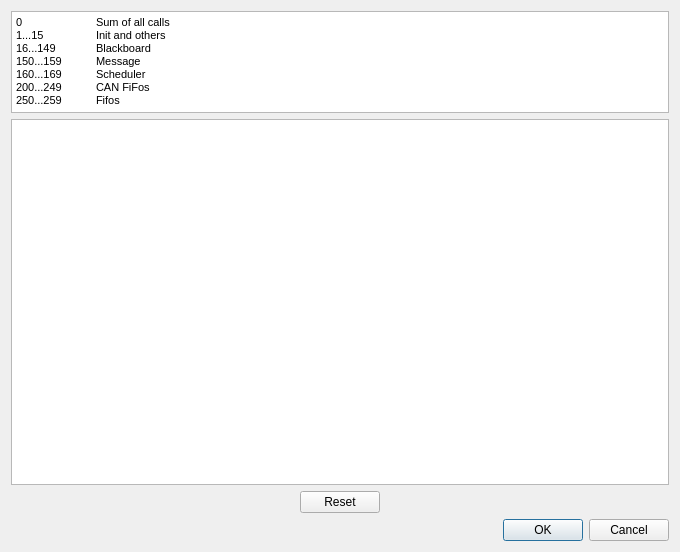
<?xml version="1.0" encoding="UTF-8"?>
<ui version="4.0">
 <class>RemoteMasterCallStatitsticsDialog</class>
 <widget class="QDialog" name="RemoteMasterCallStatitsticsDialog">
  <property name="geometry">
   <rect>
    <x>0</x>
    <y>0</y>
    <width>680</width>
    <height>552</height>
   </rect>
  </property>
  <property name="windowTitle">
   <string>Remote master call statistics</string>
  </property>
  <layout class="QVBoxLayout" name="verticalLayout">
   <item>
    <widget class="QTextBrowser" name="textBrowser">
     <property name="maximumSize">
      <size>
       <width>16777215</width>
       <height>102</height>
      </size>
     </property>
     <property name="html">
      <string>&lt;!DOCTYPE HTML PUBLIC &quot;-//W3C//DTD HTML 4.0//EN&quot; &quot;http://www.w3.org/TR/REC-html40/strict.dtd&quot;&gt;
&lt;html&gt;&lt;head&gt;&lt;meta name=&quot;qrichtext&quot; content=&quot;1&quot; /&gt;&lt;style type=&quot;text/css&quot;&gt;
p, li { white-space: pre-wrap; }
&lt;/style&gt;&lt;/head&gt;&lt;body style=&quot; font-family:'MS Shell Dlg 2'; font-size:8.25pt; font-weight:400; font-style:normal;&quot;&gt;
&lt;p style=&quot; margin-top:0px; margin-bottom:0px; margin-left:0px; margin-right:0px; -qt-block-indent:0; text-indent:0px;&quot;&gt;0	Sum of all calls&lt;/p&gt;
&lt;p style=&quot; margin-top:0px; margin-bottom:0px; margin-left:0px; margin-right:0px; -qt-block-indent:0; text-indent:0px;&quot;&gt;1...15	Init and others &lt;/p&gt;
&lt;p style=&quot; margin-top:0px; margin-bottom:0px; margin-left:0px; margin-right:0px; -qt-block-indent:0; text-indent:0px;&quot;&gt;16...149	Blackboard&lt;/p&gt;
&lt;p style=&quot; margin-top:0px; margin-bottom:0px; margin-left:0px; margin-right:0px; -qt-block-indent:0; text-indent:0px;&quot;&gt;150...159	Message&lt;/p&gt;
&lt;p style=&quot; margin-top:0px; margin-bottom:0px; margin-left:0px; margin-right:0px; -qt-block-indent:0; text-indent:0px;&quot;&gt;160...169	Scheduler&lt;/p&gt;
&lt;p style=&quot; margin-top:0px; margin-bottom:0px; margin-left:0px; margin-right:0px; -qt-block-indent:0; text-indent:0px;&quot;&gt;200...249	CAN FiFos&lt;/p&gt;
&lt;p style=&quot; margin-top:0px; margin-bottom:0px; margin-left:0px; margin-right:0px; -qt-block-indent:0; text-indent:0px;&quot;&gt;250...259	Fifos&lt;/p&gt;&lt;/body&gt;&lt;/html&gt;</string>
     </property>
    </widget>
   </item>
   <item>
    <widget class="QTableView" name="tableView"/>
   </item>
   <item>
    <layout class="QHBoxLayout" name="horizontalLayout">
     <item>
      <spacer name="horizontalSpacer">
       <property name="orientation">
        <enum>Qt::Horizontal</enum>
       </property>
       <property name="sizeHint" stdset="0">
        <size>
         <width>40</width>
         <height>20</height>
        </size>
       </property>
      </spacer>
     </item>
     <item>
      <widget class="QPushButton" name="ResetPushButton">
       <property name="text">
        <string>Reset</string>
       </property>
      </widget>
     </item>
     <item>
      <spacer name="horizontalSpacer_2">
       <property name="orientation">
        <enum>Qt::Horizontal</enum>
       </property>
       <property name="sizeHint" stdset="0">
        <size>
         <width>40</width>
         <height>20</height>
        </size>
       </property>
      </spacer>
     </item>
    </layout>
   </item>
   <item>
    <widget class="QDialogButtonBox" name="buttonBox">
     <property name="orientation">
      <enum>Qt::Horizontal</enum>
     </property>
     <property name="standardButtons">
      <set>QDialogButtonBox::Cancel|QDialogButtonBox::Ok</set>
     </property>
    </widget>
   </item>
  </layout>
 </widget>
 <resources/>
 <connections>
  <connection>
   <sender>buttonBox</sender>
   <signal>accepted()</signal>
   <receiver>RemoteMasterCallStatitsticsDialog</receiver>
   <slot>accept()</slot>
   <hints>
    <hint type="sourcelabel">
     <x>248</x>
     <y>254</y>
    </hint>
    <hint type="destinationlabel">
     <x>157</x>
     <y>274</y>
    </hint>
   </hints>
  </connection>
  <connection>
   <sender>buttonBox</sender>
   <signal>rejected()</signal>
   <receiver>RemoteMasterCallStatitsticsDialog</receiver>
   <slot>reject()</slot>
   <hints>
    <hint type="sourcelabel">
     <x>316</x>
     <y>260</y>
    </hint>
    <hint type="destinationlabel">
     <x>286</x>
     <y>274</y>
    </hint>
   </hints>
  </connection>
 </connections>
</ui>
